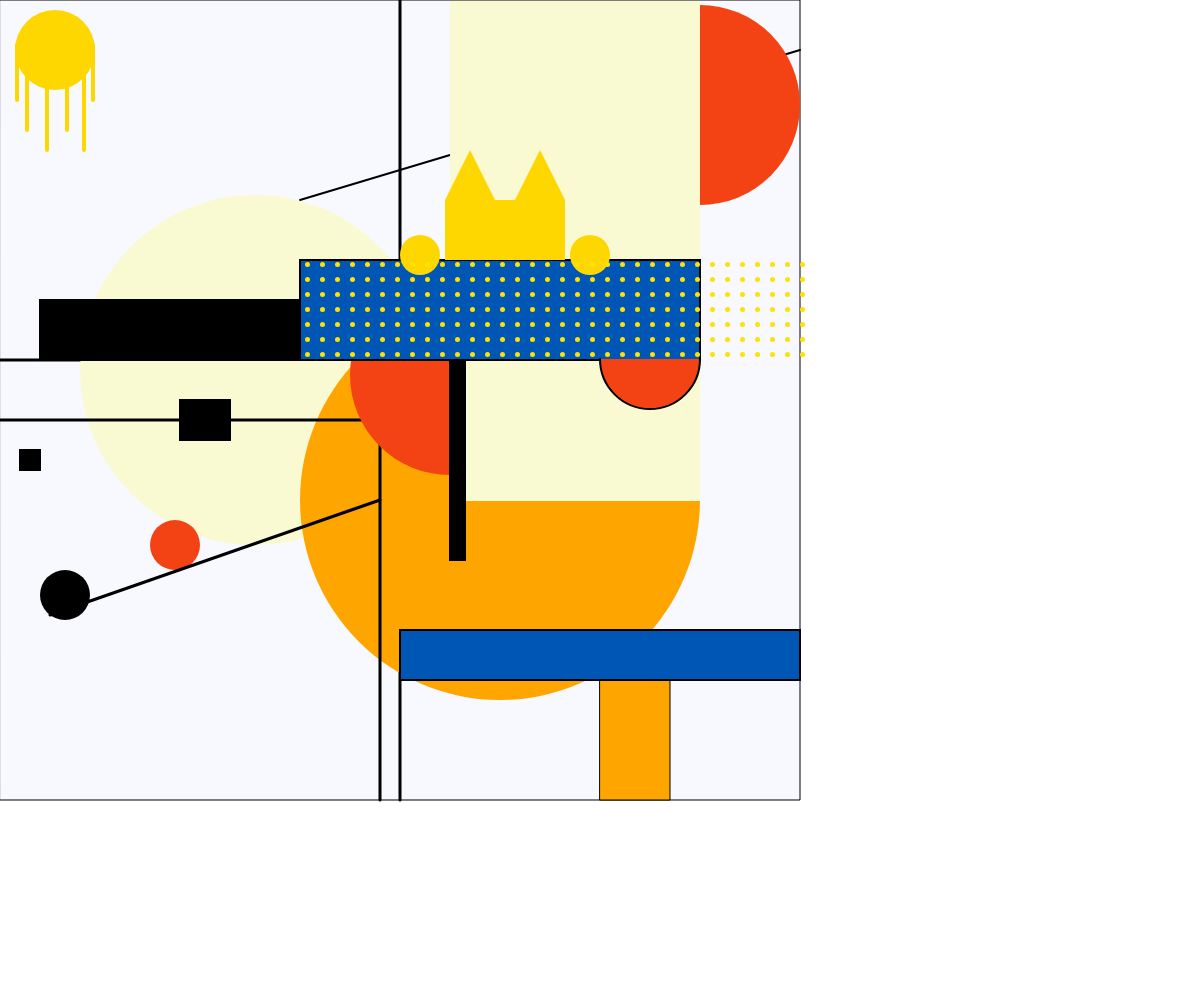
Frame 1 (no input)
Frame 2 (the mouse pressed at the canvas centre, redrawn once): identical to frame 1, image omitted

The p5.js sketch that drew this single still picture (run headless with seeded random() and noise() and a simulated clock; the mouse was pressed at the canvas centre and the sketch redrawn once):

// p5.js sketch
// ── sketch.js
let mondrian;

function setup() {
  createCanvas(windowWidth, windowHeight); // Create canvas based on window size
  mondrian = new Artwork(); // Create a new Artwork instance
  createArtwork(); // Generate initial artwork
  noLoop(); // Prevent continuous drawing
}

function draw() {
  background(255);
  mondrian.show(); // Display the artwork
}

function windowResized() {
  resizeCanvas(windowWidth, windowHeight); // Adjust canvas size
  mondrian.scaleShapes(); // Scale shapes to fit new size
  redraw(); // Redraw canvas
}

class Artwork {
  constructor() {
    this.shapes = []; // Initialize an array to store shapes
  }

  addShape(x, y, width, height, color, borderColor, borderWidth, type, endX = null, endY = null) {
    // Add a new shape to the shapes array
    this.shapes.push(new Shape(x, y, width, height, color, borderColor, borderWidth, type, endX, endY));
  }

  scaleShapes() {
    // Calculate scaling factors
    const scaleX = windowWidth / 800;
    const scaleY = windowHeight / 800;
    // Adjust each shape's size based on scale factors
    for (let shape of this.shapes) {
      shape.scale(scaleX, scaleY);
    }
  }

  show() {
    // Display each shape in the shapes array
    for (let shape of this.shapes) {
      shape.show();
    }
  }
}

class Shape {
  constructor(x, y, width, height, color, borderColor, borderWidth, type, endX, endY) {
    // Define shape properties
    this.originalX = x;
    this.originalY = y;
    this.originalWidth = width;
    this.originalHeight = height;
    this.originalEndX = endX;
    this.originalEndY = endY;
    this.x = x;
    this.y = y;
    this.width = width;
    this.height = height;
    this.endX = endX;
    this.endY = endY;
    this.color = color;
    this.borderColor = borderColor;
    this.borderWidth = borderWidth;
    this.type = type;
  }

  scale(scaleX, scaleY) {
    // Scale the shape's position and size by scale factors
    this.x = this.originalX * scaleX;
    this.y = this.originalY * scaleY;
    this.width = this.originalWidth * scaleX;
    this.height = this.originalHeight * scaleY;
    if (this.endX !== null) this.endX = this.originalEndX * scaleX;
    if (this.endY !== null) this.endY = this.originalEndY * scaleY;
  }

  show() {
    // Set border color and width
    stroke(this.borderColor);
    strokeWeight(this.borderWidth);
    fill(this.color);

    // Draw the shape based on its type
    if (this.type === 'rectangle') {
      rect(this.x, this.y, this.width, this.height);
    } else if (this.type === 'semicircle') {
      arc(this.x + this.width / 2, this.y + this.height / 2, this.width, this.height, 0, PI);
    } else if (this.type === 'triangle') {
      triangle(
        this.x + this.width / 2, this.y,
        this.x, this.y + this.height,
        this.x + this.width, this.y + this.height
      );
    } else if (this.type === 'dotted') {
      this.drawDottedRect();
    } else if (this.type === 'circle') {
      ellipse(this.x + this.width / 2, this.y + this.height / 2, this.width);
    } else if (this.type === 'line') {
      line(this.x, this.y, this.endX, this.endY);
    }
  }

  drawDottedRect() {
    let dotSize = 5; // Diameter of each dot
    let spacing = 15; // Spacing between dots

    // Draw dots to form a dotted rectangle
    for (let y = this.y; y < this.y + this.height; y += spacing) {
      for (let x = this.x; x < this.x + this.width; x += spacing) {
        fill(this.color);
        ellipse(x + dotSize / 2, y + dotSize / 2, dotSize, dotSize);
      }
    }
  }
}

function createArtwork() {
  // Add background rectangle
  mondrian.addShape(0, 0, 800, 800, '#F8F8FF', '#000000', 1, 'rectangle');

  // Background lines
  mondrian.addShape(300, 200, 0, 0, '#000000', '#000000', 2, 'line', 800, 50);
  mondrian.addShape(400, 0, 0, 0, '#000000', '#000000', 3, 'line', 400, 800);
  mondrian.addShape(0, 360, 0, 0, '#000000', '#000000', 3, 'line', 400, 360);

  // Small yellow circle with lines in the upper left corner
  mondrian.addShape(15, 25, 80, 50, '#FFD700', '#000000', 0, 'circle');
  mondrian.addShape(17, 45, 0, 0, '#FFD700', '#FFD700', 4, 'line', 17, 100);
  mondrian.addShape(27, 40, 0, 0, '#FFD700', '#FFD700', 4, 'line', 27, 130);
  mondrian.addShape(47, 40, 0, 0, '#FFD700', '#FFD700', 4, 'line', 47, 150);
  mondrian.addShape(67, 40, 0, 0, '#FFD700', '#FFD700', 4, 'line', 67, 130);
  mondrian.addShape(84, 40, 0, 0, '#FFD700', '#FFD700', 4, 'line', 84, 150);
  mondrian.addShape(93, 45, 0, 0, '#FFD700', '#FFD700', 4, 'line', 93, 100);

  // Light chrysanthemum circle
  mondrian.addShape(80, 320, 350, 100, '#FAFAD2', '#000000', 0, 'circle');
  // Red circle
  mondrian.addShape(300, 450, 400, 100, '#FFA500', '#000000', 0, 'circle');

  // Middle Lines
  mondrian.addShape(0, 420, 0, 0, '#000000', '#000000', 3, 'line', 400, 420);
  mondrian.addShape(380, 420, 0, 0, '#000000', '#000000', 3, 'line', 380, 800);

  // Middle red circle
  mondrian.addShape(350, 350, 200, 50, '#F34213', '#000000', 0, 'circle');
  mondrian.addShape(600, 80, 200, 50, '#F34213', '#000000', 0, 'circle');

  // Egg yellow long rectangle
  mondrian.addShape(450, 1, 250, 500, '#FAFAD2', '#000000', 0, 'rectangle');
  mondrian.addShape(600, 650, 70, 150, '#FFA500', '#000000', 1, 'rectangle');
  // Black rectangle
  mondrian.addShape(40, 300, 400, 60, '#000000', '#000000', 2, 'rectangle');
  mondrian.addShape(20, 450, 20, 20, '#000000', '#000000', 2, 'rectangle');
  mondrian.addShape(180, 400, 50, 40, '#000000', '#000000', 2, 'rectangle');
  mondrian.addShape(450, 360, 15, 200, '#000000', '#000000', 2, 'rectangle');

  // Blue rectangle
  mondrian.addShape(300, 260, 400, 100, '#0056B4', '#000000', 2, 'rectangle');
  mondrian.addShape(400, 630, 400, 50, '#0056B4', '#000000', 2, 'rectangle');

  // Yellow cat's paw
  mondrian.addShape(400, 230, 40, 50, '#FFD700', '#000000', 0, 'circle');
  mondrian.addShape(570, 230, 40, 50, '#FFD700', '#000000', 0, 'circle');

  // Lower left red and black circle
  mondrian.addShape(150, 520, 50, 50, '#F34213', '#000000', 0, 'circle');
  mondrian.addShape(40, 570, 50, 50, '#000000', '#000000', 0, 'circle');

  // Lower left line
  mondrian.addShape(50, 615, 0, 0, '#000000', '#000000', 3, 'line', 380, 500);

  // Small dot rectangle
  mondrian.addShape(305, 262, 500, 100, '#FCE205', '#000000', 0, 'dotted');

  // Semicircle
  mondrian.addShape(600, 309, 100, 100, '#F34213', '#000000', 2, 'semicircle');

  // Cat head
  mondrian.addShape(445, 150, 50, 50, '#FFD700', '#000000', 0, 'triangle');
  mondrian.addShape(515, 150, 50, 50, '#FFD700', '#000000', 0, 'triangle');
  mondrian.addShape(445, 200, 120, 60, '#FFD700', '#000000', 0, 'rectangle');
}
